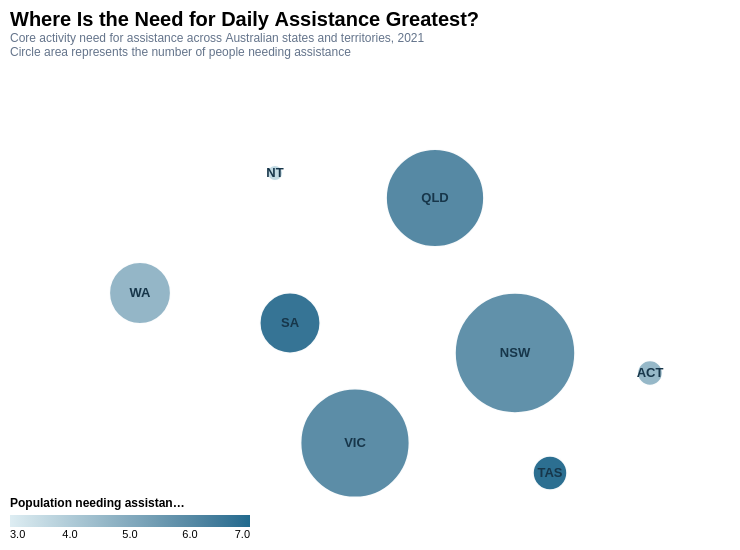

Express this chart as Vega-Lite.
### Vega-Lite specification from a JSON file in a GitHub repository (floating-point values rounded to 4 significant figures)
{"$schema": "https://vega.github.io/schema/vega-lite/v5.json", "background": "white", "width": 720, "height": 400, "padding": 10, "title": {"text": "Where Is the Need for Daily Assistance Greatest?", "subtitle": ["Core activity need for assistance across Australian states and territories, 2021", "Circle area represents the number of people needing assistance"], "anchor": "start", "font": "Arial", "fontSize": 20, "fontWeight": "bold", "subtitleFontSize": 12, "subtitleColor": "#64748B", "offset": 20}, "data": {"values": [{"state": "WA", "name": "Western Australia", "need": 122348, "population": 2660026, "x": 130, "y": 215}, {"state": "NT", "name": "Northern Territory", "need": 8308, "population": 232605, "x": 265, "y": 95}, {"state": "SA", "name": "South Australia", "need": 118634, "population": 1781516, "x": 280, "y": 245}, {"state": "QLD", "name": "Queensland", "need": 309366, "population": 5156138, "x": 425, "y": 120}, {"state": "NSW", "name": "New South Wales", "need": 464712, "population": 8072163, "x": 505, "y": 275}, {"state": "VIC", "name": "Victoria", "need": 382073, "population": 6503491, "x": 345, "y": 365}, {"state": "TAS", "name": "Tasmania", "need": 38023, "population": 557571, "x": 540, "y": 395}, {"state": "ACT", "name": "Australian Capital Territory", "need": 20782, "population": 454499, "x": 640, "y": 295}]}, "transform": [{"calculate": "datum.need / datum.population * 100", "as": "rate"}], "layer": [{"mark": {"type": "circle", "opacity": 0.96, "stroke": "white", "strokeWidth": 2}, "encoding": {"x": {"field": "x", "type": "quantitative", "scale": {"domain": [0, 720]}, "axis": null}, "y": {"field": "y", "type": "quantitative", "scale": {"domain": [400, 0]}, "axis": null}, "size": {"field": "need", "type": "quantitative", "scale": {"type": "linear", "domain": [0, 464712], "range": [0, 14500]}, "legend": null}, "color": {"field": "rate", "type": "quantitative", "scale": {"domain": [3, 7], "range": ["#DCECF2", "#176489"]}, "legend": {"title": "Population needing assistance (%)", "orient": "bottom", "direction": "horizontal", "gradientLength": 240, "gradientThickness": 12, "titleFontSize": 12, "labelFontSize": 11, "offset": 20, "format": ".1f"}}, "tooltip": [{"field": "name", "type": "nominal", "title": "State"}, {"field": "need", "type": "quantitative", "title": "People needing assistance", "format": ","}, {"field": "rate", "type": "quantitative", "title": "Population share (%)", "format": ".2f"}]}}, {"mark": {"type": "text", "font": "Arial", "fontSize": 13, "fontWeight": "bold", "color": "#17364A"}, "encoding": {"x": {"field": "x", "type": "quantitative", "scale": {"domain": [0, 720]}, "axis": null}, "y": {"field": "y", "type": "quantitative", "scale": {"domain": [400, 0]}, "axis": null}, "text": {"field": "state"}}}], "config": {"view": {"stroke": null}, "font": "Arial"}}
